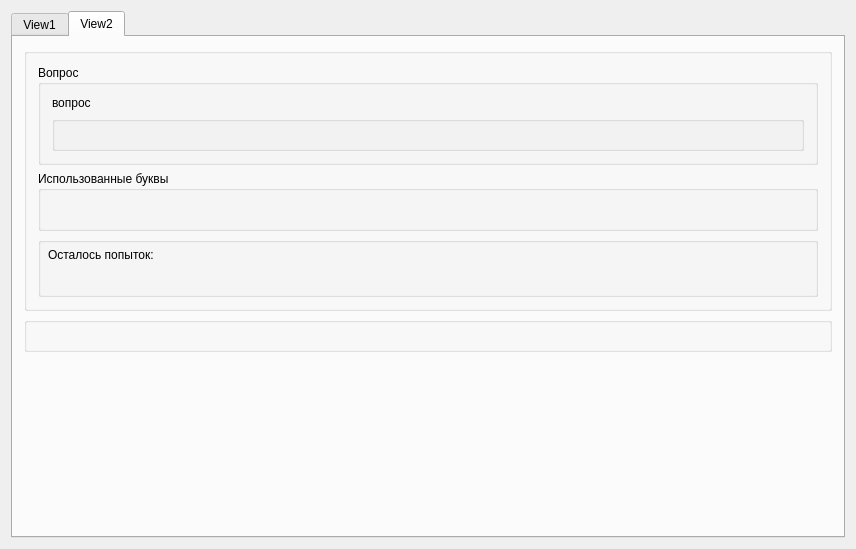
<?xml version="1.0" encoding="UTF-8"?>
<ui version="4.0">
 <class>View</class>
 <widget class="QMainWindow" name="View">
  <property name="geometry">
   <rect>
    <x>0</x>
    <y>0</y>
    <width>856</width>
    <height>549</height>
   </rect>
  </property>
  <property name="windowTitle">
   <string>Игра Виселица</string>
  </property>
  <widget class="QWidget" name="centralWidget">
   <layout class="QGridLayout" name="gridLayout">
    <item row="0" column="0">
     <widget class="QTabWidget" name="tabWidget">
      <property name="currentIndex">
       <number>1</number>
      </property>
      <widget class="QWidget" name="tab">
       <property name="styleSheet">
        <string notr="true"/>
       </property>
       <attribute name="title">
        <string>View1</string>
       </attribute>
       <layout class="QVBoxLayout" name="verticalLayout">
        <item>
         <widget class="QLabel" name="questionLabel">
          <property name="minimumSize">
           <size>
            <width>0</width>
            <height>20</height>
           </size>
          </property>
          <property name="styleSheet">
           <string notr="true"/>
          </property>
          <property name="text">
           <string/>
          </property>
          <property name="alignment">
           <set>Qt::AlignCenter</set>
          </property>
          <property name="margin">
           <number>0</number>
          </property>
         </widget>
        </item>
        <item>
         <widget class="QGroupBox" name="groupBox">
          <property name="title">
           <string/>
          </property>
          <layout class="QHBoxLayout" name="horizontalLayout">
           <item>
            <widget class="QGraphicsView" name="graphicsView">
             <property name="minimumSize">
              <size>
               <width>266</width>
               <height>375</height>
              </size>
             </property>
             <property name="styleSheet">
              <string notr="true">border-style: outset;</string>
             </property>
             <property name="frameShape">
              <enum>QFrame::NoFrame</enum>
             </property>
            </widget>
           </item>
           <item>
            <widget class="QGroupBox" name="groupBox_2">
             <property name="enabled">
              <bool>true</bool>
             </property>
             <property name="minimumSize">
              <size>
               <width>500</width>
               <height>0</height>
              </size>
             </property>
             <property name="styleSheet">
              <string notr="true">border-style: outset;</string>
             </property>
             <property name="title">
              <string/>
             </property>
             <layout class="QVBoxLayout" name="verticalLayout_2">
              <item>
               <spacer name="verticalSpacer_2">
                <property name="orientation">
                 <enum>Qt::Vertical</enum>
                </property>
                <property name="sizeHint" stdset="0">
                 <size>
                  <width>20</width>
                  <height>40</height>
                 </size>
                </property>
               </spacer>
              </item>
              <item>
               <widget class="QGroupBox" name="answerBox">
                <property name="minimumSize">
                 <size>
                  <width>0</width>
                  <height>70</height>
                 </size>
                </property>
                <property name="title">
                 <string/>
                </property>
                <layout class="QHBoxLayout" name="horizontalLayout_3"/>
               </widget>
              </item>
              <item>
               <spacer name="verticalSpacer">
                <property name="orientation">
                 <enum>Qt::Vertical</enum>
                </property>
                <property name="sizeHint" stdset="0">
                 <size>
                  <width>20</width>
                  <height>40</height>
                 </size>
                </property>
               </spacer>
              </item>
             </layout>
            </widget>
           </item>
          </layout>
         </widget>
        </item>
        <item>
         <widget class="QGroupBox" name="lettersBox">
          <property name="minimumSize">
           <size>
            <width>0</width>
            <height>35</height>
           </size>
          </property>
          <property name="maximumSize">
           <size>
            <width>16777215</width>
            <height>16777215</height>
           </size>
          </property>
          <property name="title">
           <string/>
          </property>
          <layout class="QHBoxLayout" name="lettersLayout"/>
         </widget>
        </item>
       </layout>
      </widget>
      <widget class="QWidget" name="tab2">
       <attribute name="title">
        <string>View2</string>
       </attribute>
       <layout class="QVBoxLayout" name="verticalLayout_3">
        <item>
         <widget class="QGroupBox" name="groupBox_4">
          <property name="minimumSize">
           <size>
            <width>0</width>
            <height>60</height>
           </size>
          </property>
          <property name="title">
           <string/>
          </property>
          <layout class="QVBoxLayout" name="verticalLayout_4">
           <item>
            <widget class="QGroupBox" name="groupBox_3">
             <property name="minimumSize">
              <size>
               <width>0</width>
               <height>60</height>
              </size>
             </property>
             <property name="title">
              <string>Вопрос</string>
             </property>
             <layout class="QVBoxLayout" name="verticalLayout_5">
              <item>
               <widget class="QLabel" name="questionLabel2">
                <property name="text">
                 <string>вопрос</string>
                </property>
               </widget>
              </item>
              <item>
               <widget class="QGroupBox" name="answerBox2">
                <property name="minimumSize">
                 <size>
                  <width>0</width>
                  <height>35</height>
                 </size>
                </property>
                <property name="title">
                 <string/>
                </property>
               </widget>
              </item>
             </layout>
            </widget>
           </item>
           <item>
            <widget class="QGroupBox" name="usedLattersBox">
             <property name="minimumSize">
              <size>
               <width>0</width>
               <height>60</height>
              </size>
             </property>
             <property name="title">
              <string>Использованные буквы</string>
             </property>
             <layout class="QHBoxLayout" name="usedLettersLayout"/>
            </widget>
           </item>
           <item>
            <widget class="QGroupBox" name="groupBox_5">
             <property name="minimumSize">
              <size>
               <width>0</width>
               <height>60</height>
              </size>
             </property>
             <property name="styleSheet">
              <string notr="true"/>
             </property>
             <property name="title">
              <string/>
             </property>
             <widget class="QLabel" name="label">
              <property name="geometry">
               <rect>
                <x>10</x>
                <y>10</y>
                <width>111</width>
                <height>16</height>
               </rect>
              </property>
              <property name="text">
               <string>Осталось попыток:</string>
              </property>
             </widget>
             <widget class="QLabel" name="attemptsNumber">
              <property name="geometry">
               <rect>
                <x>120</x>
                <y>10</y>
                <width>49</width>
                <height>16</height>
               </rect>
              </property>
              <property name="text">
               <string/>
              </property>
             </widget>
            </widget>
           </item>
          </layout>
         </widget>
        </item>
        <item>
         <widget class="QGroupBox" name="allLetters">
          <property name="minimumSize">
           <size>
            <width>0</width>
            <height>35</height>
           </size>
          </property>
          <property name="maximumSize">
           <size>
            <width>16777215</width>
            <height>16777215</height>
           </size>
          </property>
          <property name="title">
           <string/>
          </property>
          <layout class="QHBoxLayout" name="lettersLayout2"/>
         </widget>
        </item>
        <item>
         <spacer name="verticalSpacer_3">
          <property name="orientation">
           <enum>Qt::Vertical</enum>
          </property>
          <property name="sizeHint" stdset="0">
           <size>
            <width>20</width>
            <height>40</height>
           </size>
          </property>
         </spacer>
        </item>
       </layout>
      </widget>
     </widget>
    </item>
   </layout>
  </widget>
 </widget>
 <layoutdefault spacing="6" margin="11"/>
 <resources>
  <include location="View.qrc"/>
 </resources>
 <connections/>
</ui>
